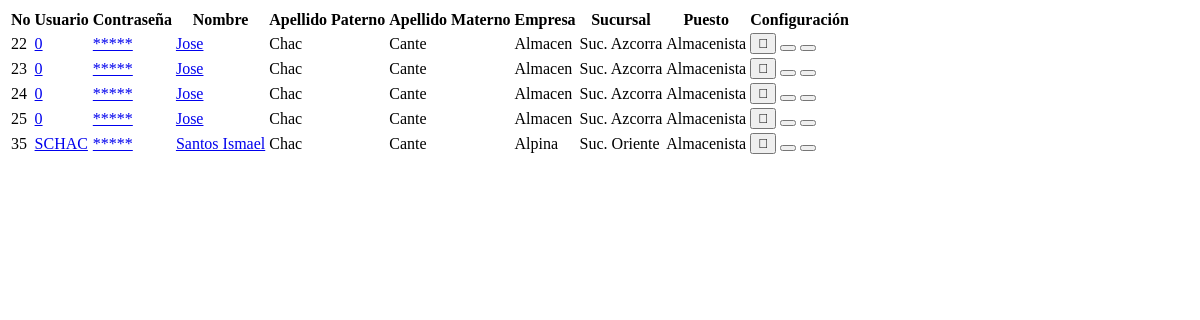
/BackEnd/Vistas/Tablas/TablaPersonal.php, run on an earlier commit of the app's database.
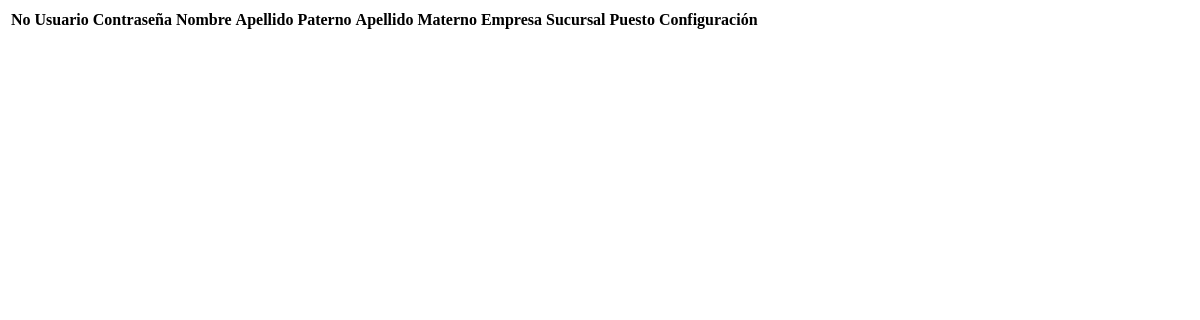
And on a later commit of the database.
### tables this page shows
CREATE TABLE Personal(
    IdPersonal            INT               AUTO_INCREMENT,
    Nombre                VARCHAR(50),
    ApellidoPaterno       VARCHAR(60),
    ApellidoMaterno       VARCHAR(60),
    Curp                  VARCHAR(20),
    Tipo                  VARCHAR(60),
    Direccion             VARCHAR(200),
    Colonia               VARCHAR(150),
    Delegacion            VARCHAR(150),
    CodigoPostal          INT,
    Rfc                   VARCHAR(200),
    Imss                  VARCHAR(70),
    FechaNacimiento       DATE,
    NivelAcademico        VARCHAR(70),
    Sexo                  VARCHAR(15),
    EstadoCivil           VARCHAR(50),
    Hijos                 VARCHAR(10),
    Padre                 VARCHAR(90),
    Madre                 VARCHAR(90),
    Departamento          VARCHAR(60),
    SueldoDiario          DECIMAL(10, 0),
    SueldoAnterior        DECIMAL(10, 0),
    SueldoActual          DECIMAL(10, 0),
    FechaBaja             DATETIME,
    ConceptoBaja          VARCHAR(70),
    FechaAlta             DATETIME,
    FechaAntiguedad       DATETIME,
    UltimaModificacion    DATETIME,
    TipoContrato          VARCHAR(70),
    Telefono              VARCHAR(15),
    IdPuesto              INT               NOT NULL,
    IdUsuario             INT               NOT NULL,
    IdSucursal            INT               NOT NULL,
    IdPoblacion           INT               NOT NULL,
    PRIMARY KEY (IdPersonal)
);

CREATE TABLE Usuario(
    IdUsuario        INT             AUTO_INCREMENT,
    Usuario          VARCHAR(70),
    Contrasena       VARCHAR(100),
    IdTipoUsuario    INT             NOT NULL,
    PRIMARY KEY (IdUsuario)
);

CREATE TABLE Empresa(
    IdEmpresa        INT            AUTO_INCREMENT,
    NombreEmpresa    VARCHAR(30),
    ClaveEmpresa     VARCHAR(10),
    PRIMARY KEY (IdEmpresa)
);

CREATE TABLE Sucursal(
    IdSucursal        INT            AUTO_INCREMENT,
    NombreSucursal    VARCHAR(30),
    Region            VARCHAR(40),
    IdEmpresa         INT            NOT NULL,
    IdPoblacion       INT            NOT NULL,
    PRIMARY KEY (IdSucursal)
);

CREATE TABLE Puestos(
    IdPuesto        INT            AUTO_INCREMENT,
    NombrePuesto    VARCHAR(70),
    PRIMARY KEY (IdPuesto)
);

### BackEnd/Vistas/Tablas/TablaPersonal.php (the view, shortened to what this page needs)
<?php
include ("../../Modelo/Conexion.php");
if(isset($_SESSION['IdSucursal'])){
        $IdSucursal= $_SESSION['IdSucursal'];
        $sql = $pdo->prepare("SELECT p.IdPersonal, p.Nombre, p.ApellidoPaterno, p.ApellidoMaterno, u.IdUsuario, u.Usuario, pu.NombrePuesto, s.IdSucursal, s.NombreSucursal, e.NombreEmpresa
        from personal p
        inner join usuario u on p.IdUsuario = u.IdUsuario
        inner join puestos pu on p.IdPuesto = pu.IdPuesto
        inner join sucursal s on p.IdSucursal = s.IdSucursal
        inner join empresa e on s.IdEmpresa = e.IdEmpresa where s.IdSucursal = $IdSucursal");
        $sql ->execute();
        $resultado = $sql->fetchALL(PDO::FETCH_ASSOC);
}
else
{
$sql = $pdo->prepare("SELECT p.IdPersonal, p.Nombre, p.ApellidoPaterno, p.ApellidoMaterno, u.IdUsuario, u.Usuario, pu.NombrePuesto, s.NombreSucursal, e.NombreEmpresa
from personal p
inner join usuario u on p.IdUsuario = u.IdUsuario
inner join puestos pu on p.IdPuesto = pu.IdPuesto
inner join sucursal s on p.IdSucursal = s.IdSucursal
inner join empresa e on s.IdEmpresa = e.IdEmpresa");
$sql ->execute();
$resultado = $sql->fetchALL(PDO::FETCH_ASSOC);
}
?>
        <link rel="stylesheet" href="../Recursos/css/data-table/bootstrap-table.css">
    <link rel="stylesheet" href="../Recursos/css/data-table/bootstrap-editable.css">
<table  id="table" data-toggle="table" data-pagination="true" data-search="true" data-show-columns="true" data-show-pagination-switch="false" data-show-refresh="false" data-key-events="true" data-show-toggle="false" data-resizable="true" data-cookie="true"
                                        data-cookie-id-table="saveId" data-show-export="true" data-click-to-select="true" data-toolbar="#toolbar">
                                        <thead>
                                            <tr>
                                        <th>No</th>
                                        <th>Usuario</th>
                                        <th>Contraseña</th>
                                        <th>Nombre</th>
                                        <th>Apellido Paterno</th>
                                        <th>Apellido Materno</th>
                                        <th>Empresa</th>
                                        <th>Sucursal</th>
                                        <th>Puesto</th>
                                        <th>Configuración</th>
                                            </tr>
                                        </thead>
                                        <tbody>
                                        <?php foreach ($resultado as $dato) {?>
                                            <tr>
                                                <td><?php echo $dato['IdPersonal']; ?></td>
                                                <td><a href="VEditar_Usuario.php?IdUsuario=<?php echo $dato['IdUsuario']; ?>"><?php echo $dato['Usuario']; ?></td></a>
                                                <td><a href="VEditar_Usuario.php?IdUsuario=<?php echo $dato['IdUsuario']; ?>">*****</td></a>
                                                <td><a href="MenuEmpleado.php?IdPersonal=<?php echo $dato['IdPersonal']; ?>"> <?php echo $dato['Nombre']; ?></td></a>
                                                <td><?php echo $dato['ApellidoPaterno']; ?></td>
                                                <td><?php echo $dato['ApellidoMaterno']; ?></td>
                                                <td><?php echo $dato['NombreEmpresa'];?></td>
                                                <td><?php echo $dato['NombreSucursal']; ?></td>
                                                <td><?php echo $dato['NombrePuesto']; ?> </td>
                                                <td>
                                                <a href="MenuEmpleado.php?IdPersonal=<?php echo $dato['IdPersonal']; ?>"><button data-toggle="tooltip" title="Ver información" class="pd-setting-ed"><span class="glyphicon">&#xe105;</span></button><a>
                                                <a href="VEditar_Empleado.php?IdPersonal=<?php echo $dato['IdPersonal']; ?>"><button data-toggle="tooltip" title="Editar" class="pd-setting-ed"><i class="fa fa-pencil-square-o" aria-hidden="true"></i></button><a>
                                                <a id="Eliminar" data-id="<?php echo $dato['IdPersonal']; ?>" data-idd="<?php echo $dato['IdUsuario']; ?>" href="javascript:void(0)"><button data-toggle="tooltip" title="Eliminar" class="pd-setting-ed"><i class="fa fa-trash-o" aria-hidden="true"></i></button></a>
                                                </td>
                                            </tr>
                                        <?php } ?>
                                        </tbody>
                                    </table>

What changed in the data, as far as the page shows it:
removed personal: IdPersonal "22", IdUsuario.Usuario "0", Nombre "Jose", ApellidoPaterno "Chac", ApellidoMaterno "Cante", empresa.NombreEmpresa "Almacen", IdSucursal.NombreSucursal "Suc. Azcorra", IdPuesto.NombrePuesto "Almacenista"
removed personal: IdPersonal "23", IdUsuario.Usuario "0", Nombre "Jose", ApellidoPaterno "Chac", ApellidoMaterno "Cante", empresa.NombreEmpresa "Almacen", IdSucursal.NombreSucursal "Suc. Azcorra", IdPuesto.NombrePuesto "Almacenista"
removed personal: IdPersonal "24", IdUsuario.Usuario "0", Nombre "Jose", ApellidoPaterno "Chac", ApellidoMaterno "Cante", empresa.NombreEmpresa "Almacen", IdSucursal.NombreSucursal "Suc. Azcorra", IdPuesto.NombrePuesto "Almacenista"
removed personal: IdPersonal "25", IdUsuario.Usuario "0", Nombre "Jose", ApellidoPaterno "Chac", ApellidoMaterno "Cante", empresa.NombreEmpresa "Almacen", IdSucursal.NombreSucursal "Suc. Azcorra", IdPuesto.NombrePuesto "Almacenista"
removed personal: IdPersonal "35", IdUsuario.Usuario "SCHAC", Nombre "Santos Ismael", ApellidoPaterno "Chac", ApellidoMaterno "Cante", empresa.NombreEmpresa "Alpina", IdSucursal.NombreSucursal "Suc. Oriente", IdPuesto.NombrePuesto "Almacenista"
